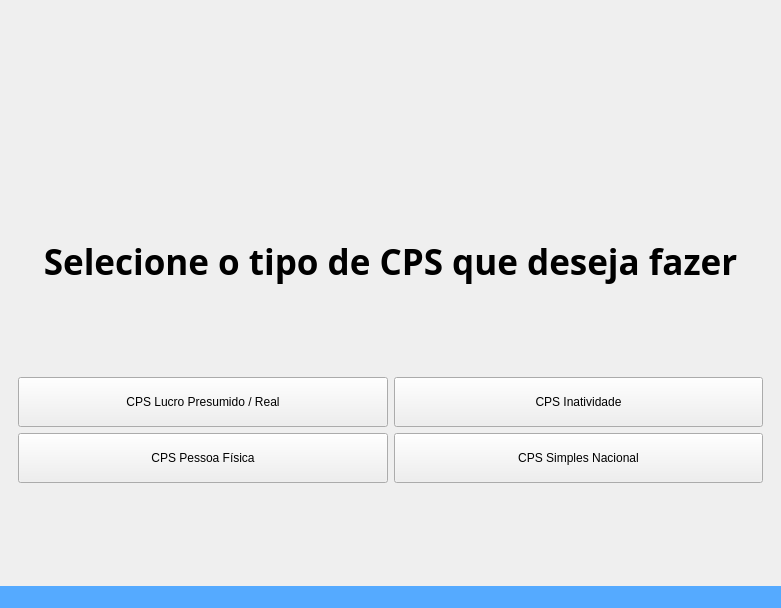
<?xml version="1.0" encoding="UTF-8"?>
<ui version="4.0">
 <class>MainWindow</class>
 <widget class="QMainWindow" name="MainWindow">
  <property name="geometry">
   <rect>
    <x>0</x>
    <y>0</y>
    <width>781</width>
    <height>608</height>
   </rect>
  </property>
  <property name="minimumSize">
   <size>
    <width>781</width>
    <height>0</height>
   </size>
  </property>
  <property name="windowTitle">
   <string>MainWindow</string>
  </property>
  <widget class="QWidget" name="centralwidget">
   <layout class="QGridLayout" name="gridLayout">
    <item row="0" column="0">
     <widget class="QStackedWidget" name="stackedWidget">
      <property name="currentIndex">
       <number>0</number>
      </property>
      <widget class="QWidget" name="menu">
       <layout class="QVBoxLayout" name="verticalLayout">
        <item>
         <layout class="QVBoxLayout" name="header_menu">
          <item>
           <widget class="QLabel" name="logo_menu">
            <property name="sizePolicy">
             <sizepolicy hsizetype="Preferred" vsizetype="Maximum">
              <horstretch>0</horstretch>
              <verstretch>0</verstretch>
             </sizepolicy>
            </property>
            <property name="minimumSize">
             <size>
              <width>580</width>
              <height>108</height>
             </size>
            </property>
            <property name="text">
             <string/>
            </property>
            <property name="pixmap">
             <pixmap>../imgs/cps_horizontal.png</pixmap>
            </property>
            <property name="scaledContents">
             <bool>true</bool>
            </property>
           </widget>
          </item>
          <item>
           <spacer name="verticalSpacer">
            <property name="orientation">
             <enum>Qt::Orientation::Vertical</enum>
            </property>
            <property name="sizeType">
             <enum>QSizePolicy::Policy::Maximum</enum>
            </property>
            <property name="sizeHint" stdset="0">
             <size>
              <width>20</width>
              <height>20</height>
             </size>
            </property>
           </spacer>
          </item>
          <item>
           <widget class="QLabel" name="intro">
            <property name="sizePolicy">
             <sizepolicy hsizetype="Preferred" vsizetype="Maximum">
              <horstretch>0</horstretch>
              <verstretch>0</verstretch>
             </sizepolicy>
            </property>
            <property name="font">
             <font>
              <family>Tw Cen MT</family>
              <pointsize>26</pointsize>
              <bold>true</bold>
             </font>
            </property>
            <property name="text">
             <string>Selecione o tipo de CPS que deseja fazer</string>
            </property>
            <property name="alignment">
             <set>Qt::AlignmentFlag::AlignCenter</set>
            </property>
           </widget>
          </item>
         </layout>
        </item>
        <item>
         <layout class="QGridLayout" name="options_cps">
          <item row="0" column="0">
           <widget class="QPushButton" name="pb_lucro">
            <property name="minimumSize">
             <size>
              <width>100</width>
              <height>50</height>
             </size>
            </property>
            <property name="text">
             <string>CPS Lucro Presumido / Real</string>
            </property>
           </widget>
          </item>
          <item row="1" column="0">
           <widget class="QPushButton" name="pb_pessoa">
            <property name="minimumSize">
             <size>
              <width>0</width>
              <height>50</height>
             </size>
            </property>
            <property name="text">
             <string>CPS Pessoa Física</string>
            </property>
           </widget>
          </item>
          <item row="0" column="1">
           <widget class="QPushButton" name="pb_inatividade">
            <property name="minimumSize">
             <size>
              <width>100</width>
              <height>50</height>
             </size>
            </property>
            <property name="text">
             <string>CPS Inatividade</string>
            </property>
           </widget>
          </item>
          <item row="1" column="1">
           <widget class="QPushButton" name="pb_simples">
            <property name="minimumSize">
             <size>
              <width>0</width>
              <height>50</height>
             </size>
            </property>
            <property name="text">
             <string>CPS Simples Nacional</string>
            </property>
           </widget>
          </item>
         </layout>
        </item>
       </layout>
      </widget>
      <widget class="QWidget" name="form">
       <layout class="QVBoxLayout" name="verticalLayout_3">
        <item>
         <layout class="QGridLayout" name="header_form">
          <item row="1" column="0">
           <spacer name="horizontalSpacer">
            <property name="orientation">
             <enum>Qt::Orientation::Horizontal</enum>
            </property>
            <property name="sizeHint" stdset="0">
             <size>
              <width>40</width>
              <height>20</height>
             </size>
            </property>
           </spacer>
          </item>
          <item row="0" column="3">
           <spacer name="horizontalSpacer_2">
            <property name="orientation">
             <enum>Qt::Orientation::Horizontal</enum>
            </property>
            <property name="sizeHint" stdset="0">
             <size>
              <width>40</width>
              <height>20</height>
             </size>
            </property>
           </spacer>
          </item>
          <item row="0" column="0">
           <widget class="QPushButton" name="back_button">
            <property name="maximumSize">
             <size>
              <width>100</width>
              <height>16777215</height>
             </size>
            </property>
            <property name="cursor">
             <cursorShape>PointingHandCursor</cursorShape>
            </property>
            <property name="text">
             <string>Voltar ao menu</string>
            </property>
           </widget>
          </item>
          <item row="1" column="1">
           <widget class="QLabel" name="titulo_id1">
            <property name="font">
             <font>
              <family>Times New Roman</family>
              <pointsize>26</pointsize>
              <bold>true</bold>
             </font>
            </property>
            <property name="text">
             <string>Titulo</string>
            </property>
            <property name="scaledContents">
             <bool>true</bool>
            </property>
            <property name="alignment">
             <set>Qt::AlignmentFlag::AlignCenter</set>
            </property>
           </widget>
          </item>
          <item row="1" column="3">
           <widget class="QLabel" name="logo_form">
            <property name="maximumSize">
             <size>
              <width>100</width>
              <height>75</height>
             </size>
            </property>
            <property name="text">
             <string/>
            </property>
            <property name="pixmap">
             <pixmap>../imgs/cps_logo.png</pixmap>
            </property>
            <property name="scaledContents">
             <bool>true</bool>
            </property>
           </widget>
          </item>
          <item row="1" column="2">
           <spacer name="horizontalSpacer_3">
            <property name="orientation">
             <enum>Qt::Orientation::Horizontal</enum>
            </property>
            <property name="sizeType">
             <enum>QSizePolicy::Policy::Maximum</enum>
            </property>
            <property name="sizeHint" stdset="0">
             <size>
              <width>40</width>
              <height>20</height>
             </size>
            </property>
           </spacer>
          </item>
         </layout>
        </item>
        <item>
         <layout class="QHBoxLayout" name="intro_empresa">
          <item>
           <widget class="QLabel" name="titulo_empresa">
            <property name="sizePolicy">
             <sizepolicy hsizetype="Maximum" vsizetype="Maximum">
              <horstretch>0</horstretch>
              <verstretch>0</verstretch>
             </sizepolicy>
            </property>
            <property name="font">
             <font>
              <family>Times New Roman</family>
              <pointsize>16</pointsize>
              <italic>true</italic>
              <bold>true</bold>
             </font>
            </property>
            <property name="text">
             <string>Empresa</string>
            </property>
           </widget>
          </item>
          <item>
           <widget class="Line" name="line_3">
            <property name="minimumSize">
             <size>
              <width>0</width>
              <height>5</height>
             </size>
            </property>
            <property name="styleSheet">
             <string notr="true">background-color: rgb(85, 170, 255);</string>
            </property>
            <property name="lineWidth">
             <number>0</number>
            </property>
            <property name="orientation">
             <enum>Qt::Orientation::Horizontal</enum>
            </property>
           </widget>
          </item>
         </layout>
        </item>
        <item>
         <layout class="QGridLayout" name="grid_empresa">
          <item row="1" column="0">
           <widget class="QLineEdit" name="lineEdit_nome_empresa"/>
          </item>
          <item row="1" column="2">
           <widget class="QLineEdit" name="lineEdit_cep_empresa"/>
          </item>
          <item row="0" column="1">
           <widget class="QLabel" name="label_cnpj_empresa">
            <property name="text">
             <string>CNPJ</string>
            </property>
           </widget>
          </item>
          <item row="2" column="1">
           <widget class="QLabel" name="label_bairro_empresa">
            <property name="text">
             <string>Bairro</string>
            </property>
           </widget>
          </item>
          <item row="1" column="1">
           <widget class="QLineEdit" name="lineEdit_cnpj_empresa"/>
          </item>
          <item row="0" column="2">
           <widget class="QLabel" name="label_cep_empresa">
            <property name="text">
             <string>CEP</string>
            </property>
           </widget>
          </item>
          <item row="3" column="1">
           <widget class="QLineEdit" name="lineEdit_bairro_empresa"/>
          </item>
          <item row="2" column="2">
           <widget class="QLabel" name="label_complemento_empresa">
            <property name="text">
             <string>Complemento (opcional)</string>
            </property>
           </widget>
          </item>
          <item row="0" column="0">
           <widget class="QLabel" name="label_nome_empresa">
            <property name="text">
             <string>Nome</string>
            </property>
           </widget>
          </item>
          <item row="0" column="3">
           <widget class="QLabel" name="label_endereco_empresa">
            <property name="text">
             <string>Endereço</string>
            </property>
           </widget>
          </item>
          <item row="1" column="3">
           <widget class="QLineEdit" name="lineEdit_endereco_empresa"/>
          </item>
          <item row="3" column="0">
           <widget class="QLineEdit" name="lineEdit_numero_empresa"/>
          </item>
          <item row="2" column="0">
           <widget class="QLabel" name="label_numero_empresa">
            <property name="text">
             <string>Número</string>
            </property>
           </widget>
          </item>
          <item row="3" column="2" colspan="2">
           <widget class="QLineEdit" name="lineEdit_complemento_empresa"/>
          </item>
         </layout>
        </item>
        <item>
         <layout class="QHBoxLayout" name="intro_repre">
          <item>
           <widget class="QLabel" name="titulo_repre">
            <property name="sizePolicy">
             <sizepolicy hsizetype="Maximum" vsizetype="Maximum">
              <horstretch>0</horstretch>
              <verstretch>0</verstretch>
             </sizepolicy>
            </property>
            <property name="font">
             <font>
              <family>Times New Roman</family>
              <pointsize>16</pointsize>
              <italic>true</italic>
              <bold>true</bold>
             </font>
            </property>
            <property name="text">
             <string>Representante</string>
            </property>
           </widget>
          </item>
          <item>
           <widget class="Line" name="line">
            <property name="windowModality">
             <enum>Qt::WindowModality::NonModal</enum>
            </property>
            <property name="sizePolicy">
             <sizepolicy hsizetype="Minimum" vsizetype="Maximum">
              <horstretch>0</horstretch>
              <verstretch>0</verstretch>
             </sizepolicy>
            </property>
            <property name="minimumSize">
             <size>
              <width>0</width>
              <height>5</height>
             </size>
            </property>
            <property name="styleSheet">
             <string notr="true">background-color: rgb(85, 170, 255);</string>
            </property>
            <property name="lineWidth">
             <number>0</number>
            </property>
            <property name="orientation">
             <enum>Qt::Orientation::Horizontal</enum>
            </property>
           </widget>
          </item>
          <item>
           <widget class="QLabel" name="titulo_quantidade">
            <property name="sizePolicy">
             <sizepolicy hsizetype="Maximum" vsizetype="Maximum">
              <horstretch>0</horstretch>
              <verstretch>0</verstretch>
             </sizepolicy>
            </property>
            <property name="font">
             <font>
              <family>Times New Roman</family>
              <pointsize>14</pointsize>
              <italic>true</italic>
              <bold>false</bold>
             </font>
            </property>
            <property name="text">
             <string>Quantidade: </string>
            </property>
           </widget>
          </item>
          <item>
           <widget class="QComboBox" name="comboBox_repre">
            <property name="sizePolicy">
             <sizepolicy hsizetype="Maximum" vsizetype="Maximum">
              <horstretch>0</horstretch>
              <verstretch>0</verstretch>
             </sizepolicy>
            </property>
            <property name="cursor">
             <cursorShape>PointingHandCursor</cursorShape>
            </property>
            <item>
             <property name="text">
              <string>1</string>
             </property>
            </item>
            <item>
             <property name="text">
              <string>2</string>
             </property>
            </item>
            <item>
             <property name="text">
              <string>3</string>
             </property>
            </item>
           </widget>
          </item>
         </layout>
        </item>
        <item>
         <widget class="QStackedWidget" name="stackedWidget_2">
          <property name="currentIndex">
           <number>0</number>
          </property>
          <widget class="QWidget" name="page_form_repre">
           <layout class="QGridLayout" name="grid_repre">
            <item row="1" column="3">
             <widget class="QLineEdit" name="lineEdit_cpf_repre"/>
            </item>
            <item row="3" column="3">
             <widget class="QLineEdit" name="lineEdit_endereco_repre"/>
            </item>
            <item row="0" column="2">
             <widget class="QLabel" name="label_rg_repre">
              <property name="text">
               <string>RG</string>
              </property>
             </widget>
            </item>
            <item row="15" column="3" colspan="2">
             <widget class="QLineEdit" name="lineEdit_complemento_repre"/>
            </item>
            <item row="2" column="4">
             <widget class="QLabel" name="label_numero_repre">
              <property name="text">
               <string>Número</string>
              </property>
             </widget>
            </item>
            <item row="4" column="2">
             <widget class="QLabel" name="label_estado_repre">
              <property name="text">
               <string>Estado</string>
              </property>
             </widget>
            </item>
            <item row="1" column="0">
             <widget class="QComboBox" name="comboBox_funcao_repre">
              <item>
               <property name="text">
                <string>Sócio</string>
               </property>
              </item>
              <item>
               <property name="text">
                <string>Adminstrador</string>
               </property>
              </item>
              <item>
               <property name="text">
                <string>Procurador</string>
               </property>
              </item>
             </widget>
            </item>
            <item row="0" column="1">
             <widget class="QLabel" name="label_nome_repre">
              <property name="text">
               <string>Nome</string>
              </property>
             </widget>
            </item>
            <item row="3" column="4">
             <widget class="QLineEdit" name="lineEdit_numero_repre"/>
            </item>
            <item row="15" column="2">
             <widget class="QLineEdit" name="lineEdit_estado_repre"/>
            </item>
            <item row="4" column="3">
             <widget class="QLabel" name="label_complemento_repre">
              <property name="text">
               <string>Complemento (opcional)</string>
              </property>
             </widget>
            </item>
            <item row="0" column="4">
             <widget class="QLabel" name="label_orgao_repre">
              <property name="text">
               <string>Orgão</string>
              </property>
             </widget>
            </item>
            <item row="2" column="1">
             <widget class="QCheckBox" name="checkBox_brasileiro_repre">
              <property name="text">
               <string>Não é Brasileiro?</string>
              </property>
             </widget>
            </item>
            <item row="4" column="1">
             <widget class="QLabel" name="label_cidade_repre">
              <property name="text">
               <string>Cidade</string>
              </property>
             </widget>
            </item>
            <item row="3" column="2">
             <widget class="QLineEdit" name="lineEdit_cep_repre"/>
            </item>
            <item row="1" column="2">
             <widget class="QLineEdit" name="lineEdit_rg_repre"/>
            </item>
            <item row="0" column="3">
             <widget class="QLabel" name="label_cpf_repre">
              <property name="text">
               <string>CPF</string>
              </property>
             </widget>
            </item>
            <item row="1" column="4">
             <widget class="QLineEdit" name="lineEdit_orgao_repre"/>
            </item>
            <item row="0" column="0">
             <widget class="QLabel" name="label_funcao_repre">
              <property name="text">
               <string>Função</string>
              </property>
             </widget>
            </item>
            <item row="2" column="3">
             <widget class="QLabel" name="label_endereco_repre">
              <property name="text">
               <string>Endereço</string>
              </property>
             </widget>
            </item>
            <item row="15" column="1">
             <widget class="QLineEdit" name="lineEdit_cidade_repre"/>
            </item>
            <item row="2" column="0">
             <widget class="QLabel" name="label_estado_civil_repre">
              <property name="text">
               <string>Estado Civil</string>
              </property>
             </widget>
            </item>
            <item row="1" column="1">
             <widget class="QLineEdit" name="lineEdit_nome_repre"/>
            </item>
            <item row="4" column="0">
             <widget class="QLabel" name="label_bairro_repre">
              <property name="text">
               <string>Bairro</string>
              </property>
             </widget>
            </item>
            <item row="15" column="0">
             <widget class="QLineEdit" name="lineEdit_bairro_repre"/>
            </item>
            <item row="2" column="2">
             <widget class="QLabel" name="label_cep_repre">
              <property name="text">
               <string>CEP</string>
              </property>
             </widget>
            </item>
            <item row="3" column="0">
             <widget class="QComboBox" name="comboBox_estado_civil_repre">
              <item>
               <property name="text">
                <string>Solteiro(a)</string>
               </property>
              </item>
              <item>
               <property name="text">
                <string>Divorciado(a)</string>
               </property>
              </item>
              <item>
               <property name="text">
                <string>Viúvo(a)</string>
               </property>
              </item>
              <item>
               <property name="text">
                <string>Casado(a)</string>
               </property>
              </item>
             </widget>
            </item>
            <item row="3" column="1">
             <widget class="QCheckBox" name="checkBox_empresario_repre">
              <property name="text">
               <string>Não é Empresário?</string>
              </property>
             </widget>
            </item>
           </layout>
          </widget>
          <widget class="QWidget" name="page_show_cliente">
           <layout class="QGridLayout" name="gridLayout_3">
            <item row="0" column="0">
             <widget class="QTabWidget" name="tabWidget">
              <property name="cursor">
               <cursorShape>ArrowCursor</cursorShape>
              </property>
              <property name="styleSheet">
               <string notr="true">background-color: rgb(85, 170, 255);</string>
              </property>
              <property name="currentIndex">
               <number>0</number>
              </property>
              <widget class="QWidget" name="tab">
               <property name="cursor">
                <cursorShape>ArrowCursor</cursorShape>
               </property>
               <property name="styleSheet">
                <string notr="true">background-color: white;</string>
               </property>
               <attribute name="title">
                <string>Representante A</string>
               </attribute>
               <layout class="QGridLayout" name="gridLayout_2">
                <item row="0" column="0">
                 <widget class="QLabel" name="label_nome_clienteA">
                  <property name="sizePolicy">
                   <sizepolicy hsizetype="Maximum" vsizetype="Preferred">
                    <horstretch>0</horstretch>
                    <verstretch>0</verstretch>
                   </sizepolicy>
                  </property>
                  <property name="font">
                   <font>
                    <family>Yu Gothic</family>
                    <pointsize>16</pointsize>
                    <bold>true</bold>
                   </font>
                  </property>
                  <property name="text">
                   <string>Nome: </string>
                  </property>
                 </widget>
                </item>
                <item row="2" column="0">
                 <widget class="QLabel" name="label_cpf_clienteA">
                  <property name="sizePolicy">
                   <sizepolicy hsizetype="Maximum" vsizetype="Preferred">
                    <horstretch>0</horstretch>
                    <verstretch>0</verstretch>
                   </sizepolicy>
                  </property>
                  <property name="font">
                   <font>
                    <family>Yu Gothic</family>
                    <pointsize>16</pointsize>
                    <bold>true</bold>
                   </font>
                  </property>
                  <property name="text">
                   <string>CPF: </string>
                  </property>
                 </widget>
                </item>
                <item row="2" column="1">
                 <widget class="QLabel" name="label_cpf_input_clienteA">
                  <property name="font">
                   <font>
                    <pointsize>16</pointsize>
                    <bold>false</bold>
                   </font>
                  </property>
                  <property name="text">
                   <string/>
                  </property>
                  <property name="alignment">
                   <set>Qt::AlignmentFlag::AlignCenter</set>
                  </property>
                 </widget>
                </item>
                <item row="2" column="2">
                 <widget class="QPushButton" name="pushButton_clienteA">
                  <property name="font">
                   <font>
                    <family>Yu Gothic UI</family>
                    <pointsize>16</pointsize>
                   </font>
                  </property>
                  <property name="cursor">
                   <cursorShape>PointingHandCursor</cursorShape>
                  </property>
                  <property name="styleSheet">
                   <string notr="true">background-color: #E1E1E1;</string>
                  </property>
                  <property name="text">
                   <string>Editar </string>
                  </property>
                  <property name="icon">
                   <iconset>
                    <normaloff>../imgs/engine.png</normaloff>../imgs/engine.png</iconset>
                  </property>
                  <property name="iconSize">
                   <size>
                    <width>32</width>
                    <height>32</height>
                   </size>
                  </property>
                  <property name="flat">
                   <bool>false</bool>
                  </property>
                 </widget>
                </item>
                <item row="1" column="0" colspan="3">
                 <widget class="Line" name="line_clienteA">
                  <property name="orientation">
                   <enum>Qt::Orientation::Horizontal</enum>
                  </property>
                 </widget>
                </item>
                <item row="0" column="1" colspan="2">
                 <widget class="QLabel" name="label_nome_input_clienteA">
                  <property name="font">
                   <font>
                    <pointsize>16</pointsize>
                   </font>
                  </property>
                  <property name="text">
                   <string/>
                  </property>
                  <property name="alignment">
                   <set>Qt::AlignmentFlag::AlignCenter</set>
                  </property>
                 </widget>
                </item>
               </layout>
              </widget>
              <widget class="QWidget" name="tab_2">
               <property name="styleSheet">
                <string notr="true">background-color: white;</string>
               </property>
               <attribute name="title">
                <string>Representante B</string>
               </attribute>
               <layout class="QGridLayout" name="gridLayout_4">
                <item row="0" column="1" colspan="2">
                 <widget class="QLabel" name="label_nome_input_clienteB">
                  <property name="font">
                   <font>
                    <pointsize>16</pointsize>
                   </font>
                  </property>
                  <property name="text">
                   <string/>
                  </property>
                  <property name="alignment">
                   <set>Qt::AlignmentFlag::AlignCenter</set>
                  </property>
                 </widget>
                </item>
                <item row="2" column="0">
                 <widget class="QLabel" name="label_cpf_clienteB">
                  <property name="sizePolicy">
                   <sizepolicy hsizetype="Maximum" vsizetype="Preferred">
                    <horstretch>0</horstretch>
                    <verstretch>0</verstretch>
                   </sizepolicy>
                  </property>
                  <property name="font">
                   <font>
                    <family>Yu Gothic</family>
                    <pointsize>16</pointsize>
                    <bold>true</bold>
                   </font>
                  </property>
                  <property name="text">
                   <string>CPF: </string>
                  </property>
                 </widget>
                </item>
                <item row="2" column="1">
                 <widget class="QLabel" name="label_cpf_input_clienteB">
                  <property name="font">
                   <font>
                    <pointsize>16</pointsize>
                    <bold>false</bold>
                   </font>
                  </property>
                  <property name="text">
                   <string/>
                  </property>
                  <property name="alignment">
                   <set>Qt::AlignmentFlag::AlignCenter</set>
                  </property>
                 </widget>
                </item>
                <item row="0" column="0">
                 <widget class="QLabel" name="label_nome_clienteB">
                  <property name="sizePolicy">
                   <sizepolicy hsizetype="Maximum" vsizetype="Preferred">
                    <horstretch>0</horstretch>
                    <verstretch>0</verstretch>
                   </sizepolicy>
                  </property>
                  <property name="font">
                   <font>
                    <family>Yu Gothic</family>
                    <pointsize>16</pointsize>
                    <bold>true</bold>
                   </font>
                  </property>
                  <property name="text">
                   <string>Nome: </string>
                  </property>
                 </widget>
                </item>
                <item row="2" column="2">
                 <widget class="QPushButton" name="pushButton_clienteB">
                  <property name="font">
                   <font>
                    <family>Yu Gothic UI</family>
                    <pointsize>16</pointsize>
                   </font>
                  </property>
                  <property name="cursor">
                   <cursorShape>PointingHandCursor</cursorShape>
                  </property>
                  <property name="styleSheet">
                   <string notr="true">background-color: #E1E1E1;</string>
                  </property>
                  <property name="text">
                   <string>Editar </string>
                  </property>
                  <property name="icon">
                   <iconset>
                    <normaloff>../imgs/engine.png</normaloff>../imgs/engine.png</iconset>
                  </property>
                  <property name="iconSize">
                   <size>
                    <width>32</width>
                    <height>32</height>
                   </size>
                  </property>
                  <property name="flat">
                   <bool>false</bool>
                  </property>
                 </widget>
                </item>
                <item row="1" column="0" colspan="3">
                 <widget class="Line" name="line_clienteB">
                  <property name="orientation">
                   <enum>Qt::Orientation::Horizontal</enum>
                  </property>
                 </widget>
                </item>
               </layout>
              </widget>
              <widget class="QWidget" name="tab_3">
               <property name="styleSheet">
                <string notr="true">background-color: white;</string>
               </property>
               <attribute name="title">
                <string>Representante C</string>
               </attribute>
               <layout class="QGridLayout" name="gridLayout_5">
                <item row="0" column="0">
                 <widget class="QLabel" name="label_nome_clienteC">
                  <property name="sizePolicy">
                   <sizepolicy hsizetype="Maximum" vsizetype="Preferred">
                    <horstretch>0</horstretch>
                    <verstretch>0</verstretch>
                   </sizepolicy>
                  </property>
                  <property name="font">
                   <font>
                    <family>Yu Gothic</family>
                    <pointsize>16</pointsize>
                    <bold>true</bold>
                   </font>
                  </property>
                  <property name="text">
                   <string>Nome: </string>
                  </property>
                 </widget>
                </item>
                <item row="0" column="1" colspan="2">
                 <widget class="QLabel" name="label_nome_input_clienteC">
                  <property name="font">
                   <font>
                    <pointsize>16</pointsize>
                   </font>
                  </property>
                  <property name="styleSheet">
                   <string notr="true"/>
                  </property>
                  <property name="text">
                   <string/>
                  </property>
                  <property name="alignment">
                   <set>Qt::AlignmentFlag::AlignCenter</set>
                  </property>
                 </widget>
                </item>
                <item row="1" column="0" colspan="3">
                 <widget class="Line" name="line_clienteC">
                  <property name="orientation">
                   <enum>Qt::Orientation::Horizontal</enum>
                  </property>
                 </widget>
                </item>
                <item row="2" column="0">
                 <widget class="QLabel" name="label_cpf_clienteC">
                  <property name="sizePolicy">
                   <sizepolicy hsizetype="Maximum" vsizetype="Preferred">
                    <horstretch>0</horstretch>
                    <verstretch>0</verstretch>
                   </sizepolicy>
                  </property>
                  <property name="font">
                   <font>
                    <family>Yu Gothic</family>
                    <pointsize>16</pointsize>
                    <bold>true</bold>
                   </font>
                  </property>
                  <property name="text">
                   <string>CPF: </string>
                  </property>
                 </widget>
                </item>
                <item row="2" column="1">
                 <widget class="QLabel" name="label_cpf_input_clienteC">
                  <property name="font">
                   <font>
                    <pointsize>16</pointsize>
                    <bold>false</bold>
                   </font>
                  </property>
                  <property name="text">
                   <string/>
                  </property>
                  <property name="alignment">
                   <set>Qt::AlignmentFlag::AlignCenter</set>
                  </property>
                 </widget>
                </item>
                <item row="2" column="2">
                 <widget class="QPushButton" name="pushButton_clienteC">
                  <property name="font">
                   <font>
                    <family>Yu Gothic UI</family>
                    <pointsize>16</pointsize>
                   </font>
                  </property>
                  <property name="cursor">
                   <cursorShape>PointingHandCursor</cursorShape>
                  </property>
                  <property name="styleSheet">
                   <string notr="true">background-color: #E1E1E1;</string>
                  </property>
                  <property name="text">
                   <string>Editar </string>
                  </property>
                  <property name="icon">
                   <iconset>
                    <normaloff>../imgs/engine.png</normaloff>../imgs/engine.png</iconset>
                  </property>
                  <property name="iconSize">
                   <size>
                    <width>32</width>
                    <height>32</height>
                   </size>
                  </property>
                  <property name="flat">
                   <bool>false</bool>
                  </property>
                 </widget>
                </item>
               </layout>
              </widget>
             </widget>
            </item>
           </layout>
          </widget>
         </widget>
        </item>
        <item>
         <layout class="QHBoxLayout" name="intro_contrato">
          <item>
           <widget class="QLabel" name="titulo_contrato">
            <property name="sizePolicy">
             <sizepolicy hsizetype="Maximum" vsizetype="Maximum">
              <horstretch>0</horstretch>
              <verstretch>0</verstretch>
             </sizepolicy>
            </property>
            <property name="font">
             <font>
              <family>Times New Roman</family>
              <pointsize>16</pointsize>
              <italic>true</italic>
              <bold>true</bold>
             </font>
            </property>
            <property name="text">
             <string>Contrato</string>
            </property>
           </widget>
          </item>
          <item>
           <widget class="Line" name="line_2">
            <property name="minimumSize">
             <size>
              <width>0</width>
              <height>5</height>
             </size>
            </property>
            <property name="styleSheet">
             <string notr="true">background-color: rgb(85, 170, 255);</string>
            </property>
            <property name="lineWidth">
             <number>0</number>
            </property>
            <property name="orientation">
             <enum>Qt::Orientation::Horizontal</enum>
            </property>
           </widget>
          </item>
         </layout>
        </item>
        <item>
         <layout class="QGridLayout" name="grid_contrato">
          <item row="1" column="1">
           <widget class="QLineEdit" name="lineEdit_dt_inicio_contrato"/>
          </item>
          <item row="1" column="2">
           <widget class="QLineEdit" name="lineEdit_dt_assinatura_contrato"/>
          </item>
          <item row="0" column="3">
           <widget class="QLabel" name="label_dia_vencimento_contrato">
            <property name="text">
             <string>Dia Vencimento</string>
            </property>
           </widget>
          </item>
          <item row="1" column="4">
           <widget class="QLineEdit" name="lineEdit_num_empreg_contrato"/>
          </item>
          <item row="1" column="3">
           <widget class="QLineEdit" name="lineEdit_dia_vencimento_contrato"/>
          </item>
          <item row="1" column="0">
           <widget class="QLineEdit" name="lineEdit_valor_contrato"/>
          </item>
          <item row="0" column="2">
           <widget class="QLabel" name="label_dt_assinatura_contrato">
            <property name="text">
             <string>Data Assinatura</string>
            </property>
           </widget>
          </item>
          <item row="0" column="0">
           <widget class="QLabel" name="label_valor_contrato">
            <property name="text">
             <string>Valor</string>
            </property>
           </widget>
          </item>
          <item row="0" column="4">
           <widget class="QLabel" name="label_num_empreg_contrato">
            <property name="text">
             <string>Num. Empregados</string>
            </property>
           </widget>
          </item>
          <item row="0" column="1">
           <widget class="QLabel" name="label_dt_inicio_contrato">
            <property name="text">
             <string>Data Inicio</string>
            </property>
           </widget>
          </item>
          <item row="0" column="5" rowspan="2">
           <widget class="QPushButton" name="pushButton_executar">
            <property name="sizePolicy">
             <sizepolicy hsizetype="Minimum" vsizetype="Minimum">
              <horstretch>0</horstretch>
              <verstretch>0</verstretch>
             </sizepolicy>
            </property>
            <property name="minimumSize">
             <size>
              <width>200</width>
              <height>0</height>
             </size>
            </property>
            <property name="cursor">
             <cursorShape>PointingHandCursor</cursorShape>
            </property>
            <property name="text">
             <string>Enviar</string>
            </property>
           </widget>
          </item>
         </layout>
        </item>
       </layout>
      </widget>
     </widget>
    </item>
   </layout>
  </widget>
  <widget class="QMenuBar" name="menubar">
   <property name="geometry">
    <rect>
     <x>0</x>
     <y>0</y>
     <width>781</width>
     <height>22</height>
    </rect>
   </property>
  </widget>
  <widget class="QStatusBar" name="statusbar">
   <property name="styleSheet">
    <string notr="true">background-color: rgb(85, 170, 255);</string>
   </property>
  </widget>
 </widget>
 <resources/>
 <connections/>
</ui>
